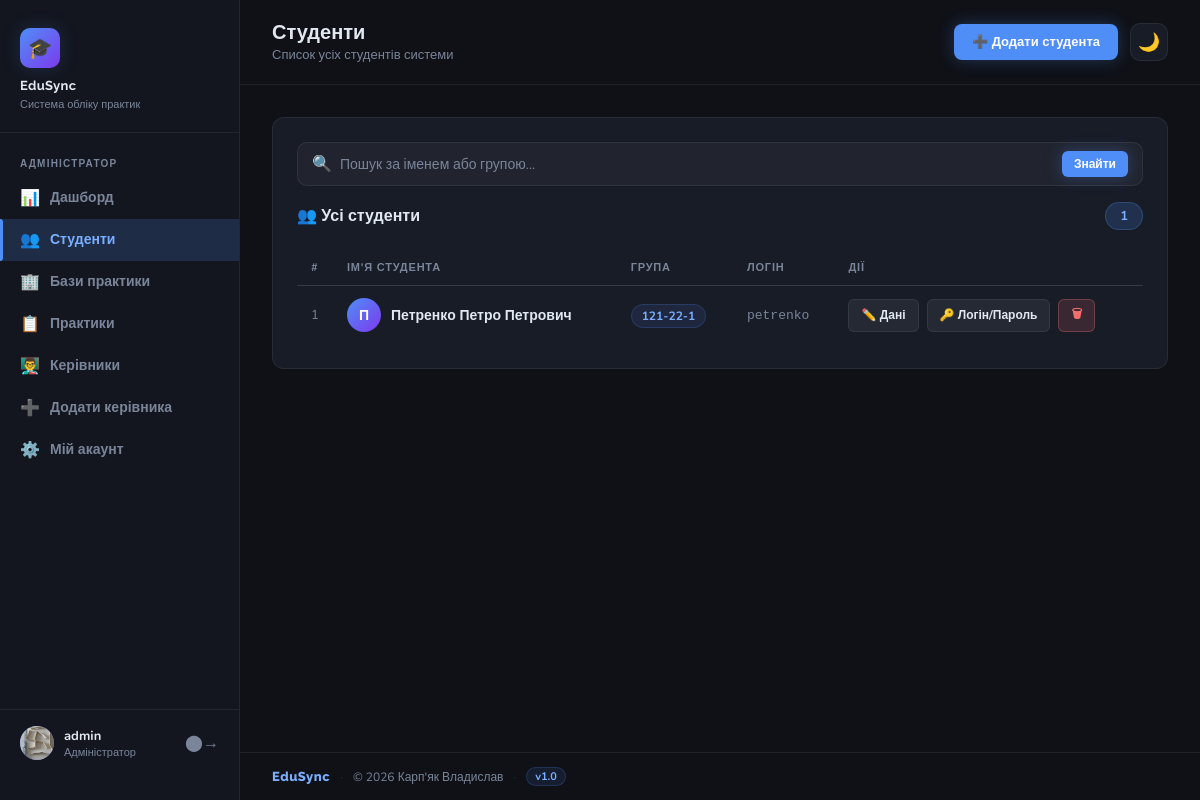
/admin/students (signed in), run on the app's committed database.
### tables this page shows
CREATE TABLE students (
            id          INTEGER PRIMARY KEY AUTOINCREMENT,
            full_name   TEXT NOT NULL,
            group_name  TEXT NOT NULL,
            user_id     INTEGER UNIQUE NOT NULL,
            FOREIGN KEY (user_id) REFERENCES users (id) ON DELETE CASCADE
        );

CREATE TABLE users (
            id               INTEGER PRIMARY KEY AUTOINCREMENT,
            login            TEXT UNIQUE NOT NULL,
            password_hash    TEXT NOT NULL,
            role             TEXT NOT NULL CHECK(role IN ('admin', 'teacher', 'student')),
            created_at       TIMESTAMP DEFAULT CURRENT_TIMESTAMP
        , avatar TEXT);

### app.py (the view)
@app.route('/admin/students')
@admin_required
def admin_students():
    query    = request.args.get('q', '').strip()
    students = search_students(query) if query else get_all_students()
    return render_template('admin/students.html', students=students, query=query)

### auth.py (called while the page is built)
def get_current_user_role():
    return session.get('user_role')

def is_logged_in():
    return 'user_id' in session

def admin_required(f):
    @wraps(f)
    def decorated_function(*args, **kwargs):
        if not is_logged_in():
            flash('Будь ласка, увійдіть у систему.', 'warning')
            return redirect(url_for('login'))
        if get_current_user_role() != 'admin':
            flash('У вас немає доступу до цієї сторінки.', 'danger')
            return redirect(url_for('dashboard'))
        return f(*args, **kwargs)
    return decorated_function

### database.py (called while the page is built)
def get_db_connection():
    conn = sqlite3.connect(DB_NAME)
    conn.execute('PRAGMA foreign_keys = ON')
    conn.row_factory = sqlite3.Row
    return conn

def get_all_students():
    conn = get_db_connection()
    students = conn.execute('''
        SELECT students.*, users.login
        FROM students
        JOIN users ON students.user_id = users.id
        ORDER BY students.full_name
    ''').fetchall()
    conn.close()
    return students

### templates/admin/students.html (shortened to what this page needs)
{% extends 'base.html' %}
{% block page_title %}Студенти{% endblock %}
{% block page_subtitle %}Список усіх студентів системи{% endblock %}
{% block topbar_actions %}
    <a href="{{ url_for('admin_add_student') }}" class="btn btn-primary">➕ Додати студента</a>
{% endblock %}
{% block content %}
<div class="card">
    <form method="GET" action="{{ url_for('admin_students') }}" class="search-form">
        <div class="search-wrap">
            <span class="search-icon">🔍</span>
            <input type="text" name="q" class="search-input"
                   placeholder="Пошук за іменем або групою..."
                   value="{{ query }}">
            <button type="submit" class="btn btn-primary btn-sm">Знайти</button>
        </div>
    </form>
    <div class="card-header" style="margin-top:16px;">
        <div class="card-title">
            👥 {% if query %}Результати пошуку: «{{ query }}»{% else %}Усі студенти{% endif %}
        </div>
        <span class="count-badge">{{ students | length }}</span>
    </div>
    {% if students %}
        <div class="table-wrap">
            <table>
                <thead>
                    <tr>
                        <th>#</th>
                        <th>Ім'я студента</th>
                        <th>Група</th>
                        <th>Логін</th>
                        <th>Дії</th>
                    </tr>
                </thead>
                <tbody>
                    {% for s in students %}
                    <tr>
                        <td class="row-num">{{ loop.index }}</td>
                        <td>
                            <div class="student-row">
                                <div class="avatar">{{ s.full_name[0].upper() }}</div>
                                <span class="student-fullname">{{ s.full_name }}</span>
                            </div>
                        </td>
                        <td><span class="group-tag">{{ s.group_name }}</span></td>
                        <td class="login-cell">{{ s.login }}</td>
                        <td>
                            <div class="action-row">
                                <a href="{{ url_for('admin_edit_student', student_id=s.id) }}"
                                   class="btn btn-secondary btn-sm">✏️ Дані</a>
                                <a href="{{ url_for('admin_edit_credentials', user_id=s.user_id) }}"
                                   class="btn btn-secondary btn-sm">🔑 Логін/Пароль</a>
                                <a href="{{ url_for('admin_delete_student', user_id=s.user_id) }}"
                                   class="btn btn-danger btn-sm"
                                   onclick="return confirm('Видалити студента {{ s.full_name }}? Всі його практики та звіти також видаляться.')">
                                   🗑</a>
                            </div>
                        </td>
                    </tr>
                    {% endfor %}
                </tbody>
            </table>
        </div>
    {% endif %}
</div>
{% endblock %}

### templates/base.html (style rules this page uses)
:root { --bg: #0f1117; --bg-card: #181c27; --bg-sidebar: #13161f; --accent: #4f8ef7; --accent-light: #7aaeff; --accent-glow: rgba(79, 142, 247, 0.18); --success: #34d399; --warning: #fbbf24; --danger: #f87171; --info: #60a5fa; --text: #e2e8f0; --text-muted: #7a8599; --border: rgba(255,255,255,0.07); --sidebar-w: 240px; --radius: 12px; }
body, .sidebar, .card, .topbar, .form-control, .stat-card, .nav-link, .btn { transition: background-color 0.25s ease, color 0.25s ease, border-color 0.25s ease; }
*, *::before, *::after { box-sizing: border-box; margin: 0; padding: 0; }
body { font-family: 'Nunito', sans-serif; background: var(--bg); color: var(--text); min-height: 100vh; display: flex; }
a { color: var(--accent-light); text-decoration: none; }
.card { background: var(--bg-card); border: 1px solid var(--border); border-radius: var(--radius); padding: 24px; margin-bottom: 24px; }
.card-header { display: flex; align-items: center; justify-content: space-between; margin-bottom: 20px; }
.card-title { font-size: 16px; font-weight: 700; color: var(--text); }
.table-wrap { overflow-x: auto; }
table { width: 100%; border-collapse: collapse; font-size: 14px; }
thead th { text-align: left; padding: 10px 14px; font-size: 11px; font-weight: 700; text-transform: uppercase; letter-spacing: 0.8px; color: var(--text-muted); border-bottom: 1px solid var(--border); }
tbody tr { border-bottom: 1px solid var(--border); transition: background 0.15s; }
tbody tr:last-child { border-bottom: none; }
tbody td { padding: 12px 14px; color: var(--text); }
.btn { display: inline-flex; align-items: center; gap: 6px; padding: 9px 18px; border-radius: 8px; font-family: 'Nunito', sans-serif; font-size: 13px; font-weight: 700; cursor: pointer; border: none; transition: all 0.2s; text-decoration: none; }
.btn-primary { background: var(--accent); color: #fff; box-shadow: 0 0 16px rgba(79,142,247,0.3); }
.btn-secondary { background: rgba(255,255,255,0.06); color: var(--text); border: 1px solid var(--border); }
.btn-danger { background: rgba(248,113,113,0.15); color: var(--danger); border: 1px solid rgba(248,113,113,0.3); }
.btn-sm { padding: 5px 12px; font-size: 12px; border-radius: 6px; }

### templates/admin/students.html (style rules this page uses)
.count-badge { background: var(--accent-glow); color: var(--accent-light); border: 1px solid rgba(79,142,247,0.25); padding: 4px 14px; border-radius: 20px; font-size: 13px; font-weight: 700; }
.row-num { color: var(--text-muted); font-size: 13px; width: 36px; }
.student-row { display: flex; align-items: center; gap: 10px; }
.avatar { width: 34px; height: 34px; border-radius: 50%; background: linear-gradient(135deg, var(--accent), #7c3aed); display: flex; align-items: center; justify-content: center; font-size: 14px; font-weight: 700; color: #fff; flex-shrink: 0; }
.student-fullname { font-weight: 600; font-size: 14px; }
.group-tag { background: rgba(79,142,247,0.1); color: var(--accent-light); border: 1px solid rgba(79,142,247,0.2); padding: 3px 10px; border-radius: 20px; font-size: 12px; font-weight: 700; }
.login-cell { font-size: 13px; color: var(--text-muted); font-family: monospace; }
.action-row { display: flex; gap: 8px; }
.search-form { margin-bottom: 0; }
.search-wrap { display: flex; align-items: center; gap: 8px; background: rgba(255,255,255,0.04); border: 1px solid var(--border); border-radius: 10px; padding: 8px 14px; }
.search-icon { font-size: 16px; color: var(--text-muted); }
.search-input { flex: 1; background: transparent; border: none; outline: none; color: var(--text); font-family: 'Nunito', sans-serif; font-size: 14px; }
.search-input::placeholder { color: var(--text-muted); }

### data on the page
students: full_name "П", full_name "Петренко Петро Петрович", group_name "121-22-1", login "petrenko"

### other printed values
{{ session.get('user_login', '') }} "admin"
{{ students | length }} "1"
